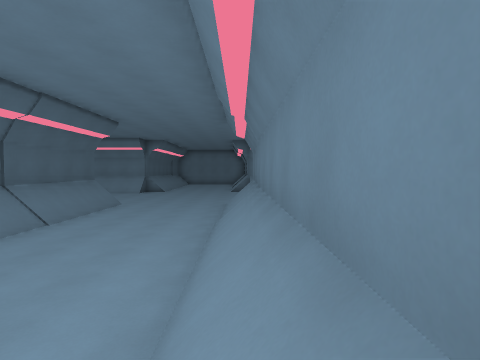
View 1 (above)

20 first-person views from a walk through a 3-D level made in the Godot game engine. The camera is 1.3 m above the floor, tilts 2° down and sees 80° across. The floor is counted in squares, 1.8 m on a side. Each view is taken from the middle of a square. On the plan, view 1 faces up. The plan holds only what a view shows up to about 10 squares ahead; the rest is blank. The place goes on beyond the plan. Characters and animated objects are not drawn.

View 2
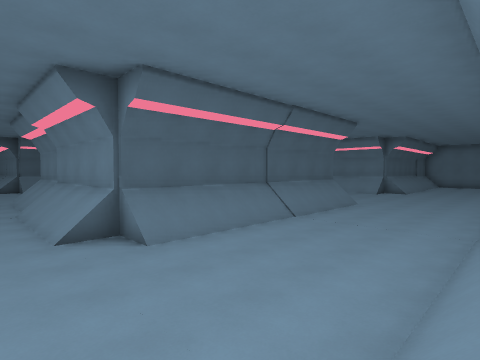

View 3
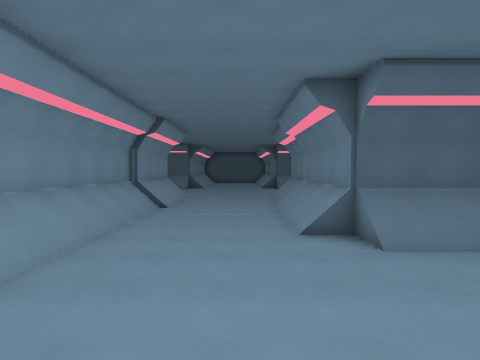

View 4
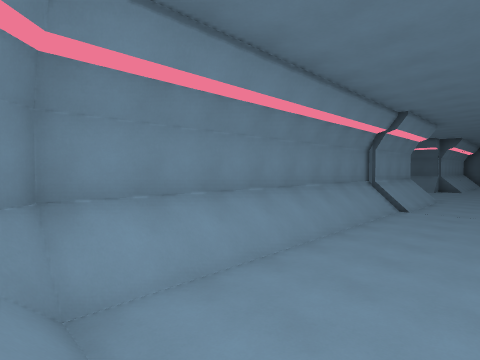

View 5
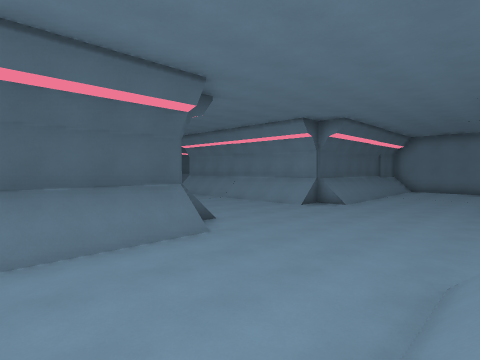

View 6
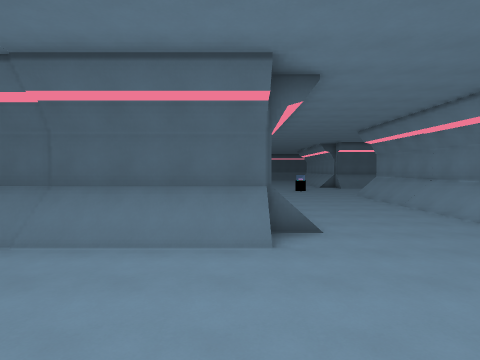

View 7
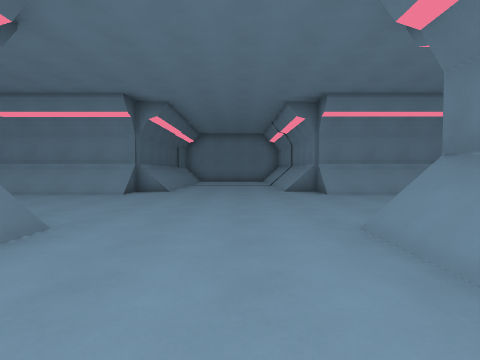

View 8
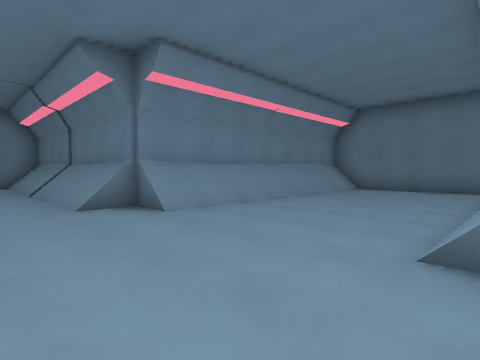

View 9
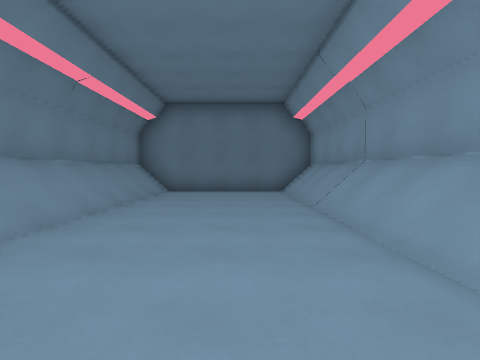

View 10
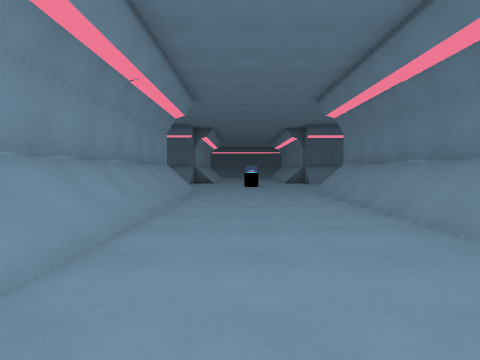

View 11
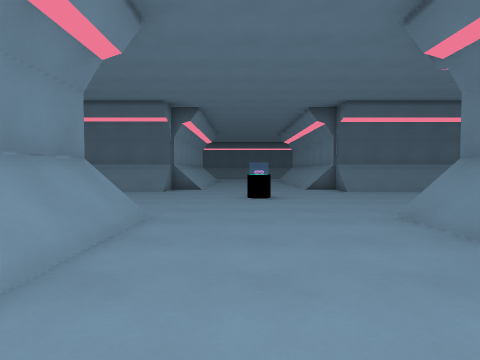

View 12
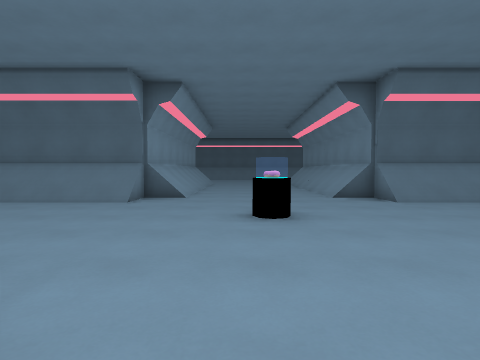

View 13
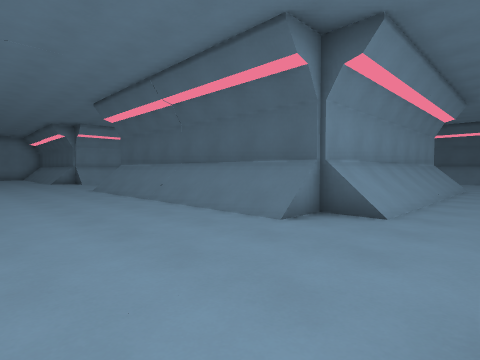

View 14
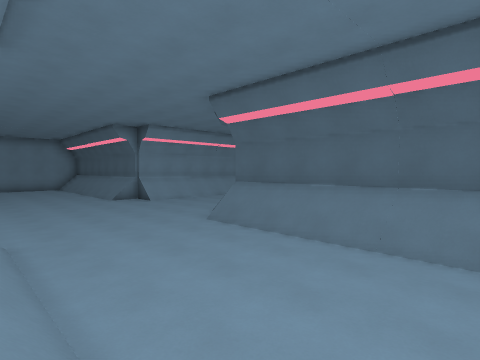

View 15
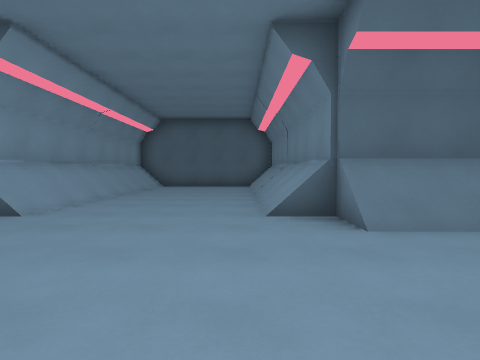

View 16
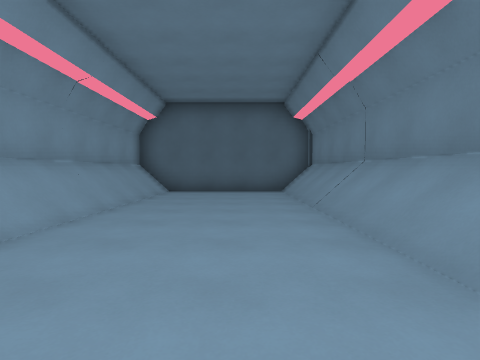

View 17
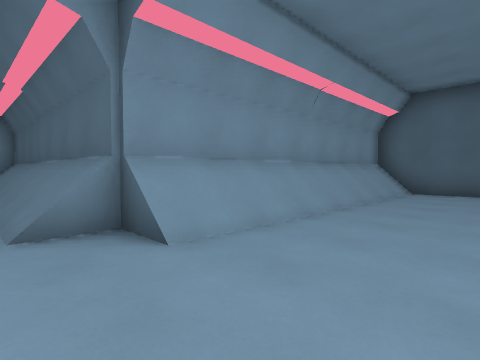

View 18
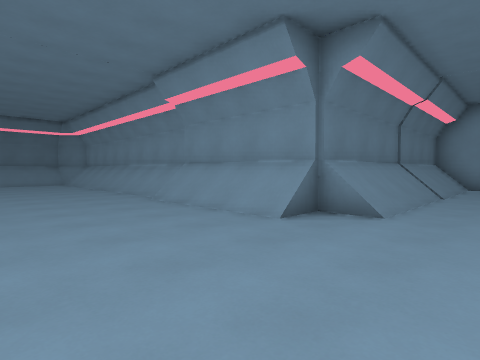

View 19
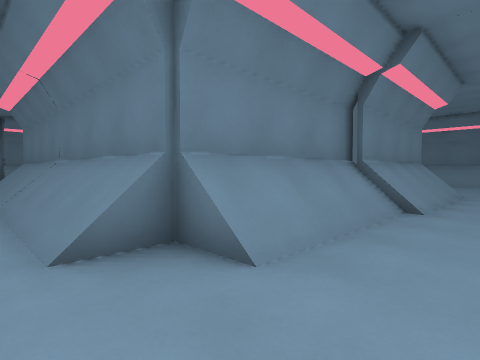

View 20
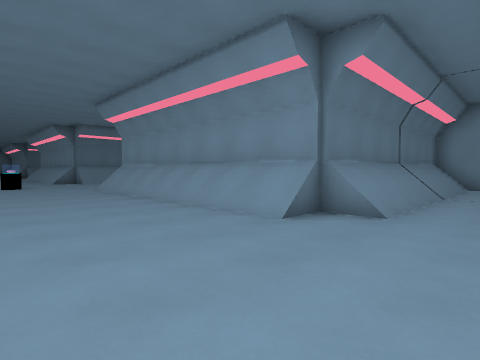

### Floor plan
Key: @ floor where view 1 was taken; # wall or solid block; . floor; / step, stairs or slope; P pillar.
Columns run from 30 left of view 1 to 9 right of it. Each row starts with its distance up from view 1.
 18           #/..             .../#
 17         ###/.... ########/..../#########
 16         ///......////////......////////#
 15 ......  ...............................#
 14 ..............P........................#
 13 .............PP........................#
 12 .......................................#
 11 ...////////......////////......////////#
 10 ../########/..../########/..../#########
  9  ./#      #/..../#      #/..../#
  8  ./#      #/..../#      #/..../#
  7  ./#      #/..../#      #/..../#
  6  ./#      #/..../#      #/..../#
  5  ./#      #/..../#      #/..../#
  4  ./#      #/..../#      #/..../#
  3  ./########/..../#####  #/..../#
  2  ###///////......////####/..../#
  1   #..................////...../#
  0   #.......................... @
 -1   #...........................
 -2   #.........................../
 -3   #////////....../////////////#
 -4   #########/. ../##############
 -5           #/.  ./#
 -6           #/   ./#
 -7           #/   ./#

Where each view was taken, in squares from view 1:
view 1: 0 up, 0 right, facing up
view 2: 0 up, 0 right, facing up-left
view 3: 0 up, 0 right, facing left
view 4: 0 up, 0 right, facing down-left
view 5: 7 up, 0 right, facing up-left
view 6: 10 up, 0 right, facing left
view 7: 7 up, 2 left, facing up
view 8: 11 up, 2 left, facing up-right
view 9: 13 up, 1 left, facing right
view 10: 13 up, 4 left, facing left
view 11: 13 up, 9 left, facing left
view 12: 13 up, 12 left, facing left
view 13: 13 up, 15 left, facing down-left
view 14: 8 up, 14 left, facing down-left
view 15: 1 up, 15 left, facing left
view 16: 0 up, 18 left, facing left
view 17: 0 up, 18 left, facing down-left
view 18: 1 up, 16 left, facing down-right
view 19: 0 up, 15 left, facing up-right
view 20: 15 up, 30 left, facing down-right
